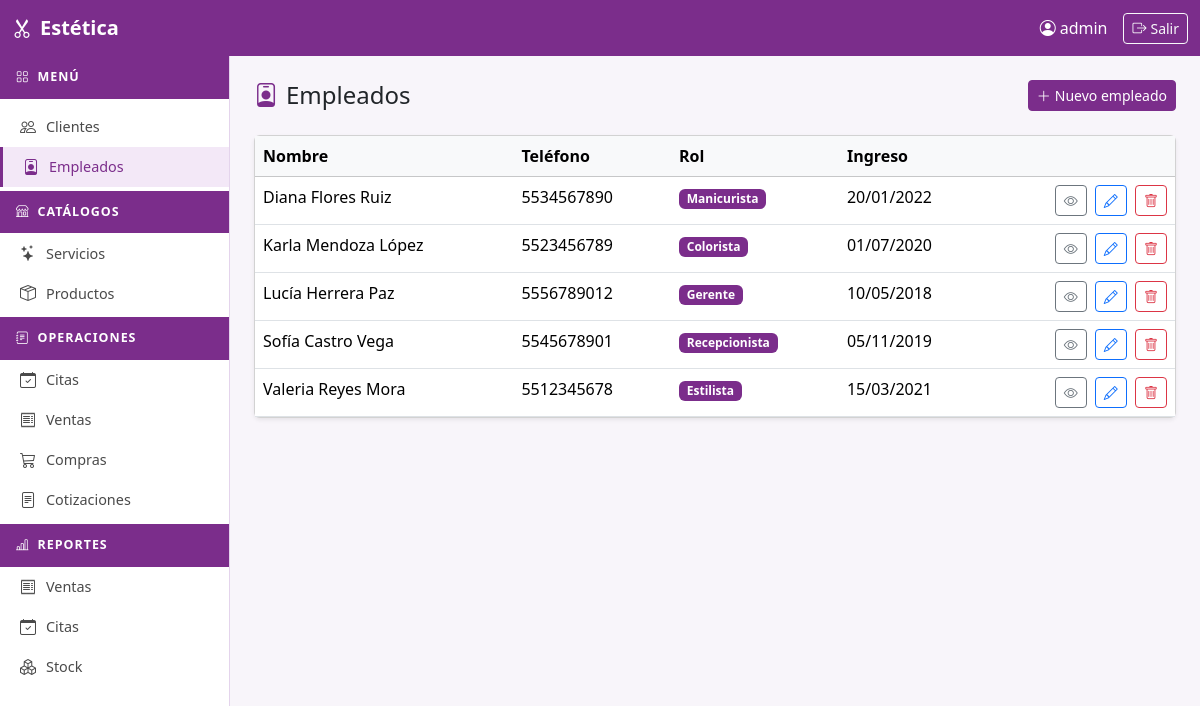
The page /empleados/ (signed in) on the database its author committed.
### apps/empleados/models.py (models this page shows, shortened)
class Empleado(models.Model):
    ROL_CHOICES = [
        ('estilista', 'Estilista'),
        ('colorista', 'Colorista'),
        ('manicurista', 'Manicurista'),
        ('recepcionista', 'Recepcionista'),
        ('gerente', 'Gerente'),
    ]
    nombre = models.CharField(max_length=50)
    telefono = models.CharField(max_length=50)
    rol = models.CharField(max_length=50, choices=ROL_CHOICES)
    fecha_ingreso = models.DateField()
    activo = models.BooleanField(default=True)
    class Meta:
        verbose_name = 'Empleado'
        verbose_name_plural = 'Empleados'
        ordering = ['nombre']

### apps/empleados/views.py (the view)
# urls.py: path('', views.empleado_list, name='list'),
@login_required
def empleado_list(request):
    queryset = Empleado.objects.filter(activo=True)
    paginator = Paginator(queryset, 10)
    page = request.GET.get('page')
    try:
        empleados = paginator.page(page)
    except PageNotAnInteger:
        empleados = paginator.page(1)
    except EmptyPage:
        empleados = paginator.page(paginator.num_pages)
    return render(request, 'empleados/list.html', {'empleados': empleados})

### templates/empleados/list.html (shortened to what this page needs)
{% extends "base.html" %}
{% block content %}
<div class="d-flex justify-content-between align-items-center mb-4">
  <h4 class="mb-0"><i class="bi bi-person-badge me-2" style="color:#7b2d8b"></i>Empleados</h4>
  <a href="{% url 'empleados:create' %}" class="btn btn-primary btn-sm">
    <i class="bi bi-plus-lg me-1"></i>Nuevo empleado
  </a>
</div>
<div class="card shadow-sm">
  <div class="card-body p-0">
    <table class="table table-hover mb-0">
      <thead class="table-light">
        <tr><th>Nombre</th><th>Teléfono</th><th>Rol</th><th>Ingreso</th><th></th></tr>
      </thead>
      <tbody>
        {% for e in empleados %}
        <tr>
          <td>{{ e.nombre }}</td>
          <td>{{ e.telefono }}</td>
          <td><span class="badge" style="background:#7b2d8b">{{ e.get_rol_display }}</span></td>
          <td>{{ e.fecha_ingreso|date:"d/m/Y" }}</td>
          <td class="text-end">
            <a href="{% url 'empleados:detail' e.pk %}" class="btn btn-sm btn-outline-secondary me-1"><i class="bi bi-eye"></i></a>
            <a href="{% url 'empleados:update' e.pk %}" class="btn btn-sm btn-outline-primary me-1"><i class="bi bi-pencil"></i></a>
            <a href="{% url 'empleados:delete' e.pk %}" class="btn btn-sm btn-outline-danger"><i class="bi bi-trash"></i></a>
          </td>
        </tr>
        {% empty %}
        <tr><td colspan="5" class="text-center text-muted py-4">Sin empleados registrados.</td></tr>
        {% endfor %}
      </tbody>
    </table>
  </div>
</div>
{% endblock %}

### templates/base.html (shortened to what this page needs)
<!DOCTYPE html>
<html lang="es">
<head>
  <link rel="stylesheet" href="https://cdn.jsdelivr.net/npm/bootstrap@5.3.3/dist/css/bootstrap.min.css">
  <link rel="stylesheet" href="https://cdn.jsdelivr.net/npm/bootstrap-icons@1.11.3/font/bootstrap-icons.min.css">
</head>
<body>
<nav class="navbar navbar-estetica fixed-top">
  <div class="container-fluid">
    <a class="navbar-brand fw-bold fs-5" href="/">
      <i class="bi bi-scissors me-2"></i>Estética
    </a>
    {% if user.is_authenticated %}
    <div class="d-flex align-items-center gap-3">
      <span class="navbar-text">
        <i class="bi bi-person-circle me-1"></i>{{ user.get_full_name|default:user.username }}
      </span>
      <form method="post" action="/auth/logout/" class="m-0">
        <button type="submit" class="btn btn-sm btn-outline-light">
          <i class="bi bi-box-arrow-right me-1"></i>Salir
        </button>
      </form>
    </div>
    {% endif %}
  </div>
</nav>
{% if user.is_authenticated %}
<nav id="sidebar">
  <div class="sidebar-header"><i class="bi bi-grid me-2"></i>Menú</div>
  <ul class="nav flex-column py-2">
    <li class="nav-item">
      <a class="nav-link {% if request.resolver_match.app_name == 'clientes' %}active{% endif %}"
         href="{% url 'clientes:list' %}">
        <i class="bi bi-people"></i> Clientes
      </a>
    </li>
    <li class="nav-item">
      <a class="nav-link {% if request.resolver_match.app_name == 'empleados' %}active{% endif %}"
         href="{% url 'empleados:list' %}">
        <i class="bi bi-person-badge"></i> Empleados
      </a>
    </li>
    <div class="sidebar-header mt-1"><i class="bi bi-shop me-2"></i>Catálogos</div>
    <li class="nav-item">
      <a class="nav-link {% if 'servicio_list' in request.resolver_match.url_name %}active{% endif %}"
         href="{% url 'servicios:servicio_list' %}">
        <i class="bi bi-stars"></i> Servicios
      </a>
    </li>
    <li class="nav-item">
      <a class="nav-link {% if 'producto_list' in request.resolver_match.url_name %}active{% endif %}"
         href="{% url 'servicios:producto_list' %}">
        <i class="bi bi-box-seam"></i> Productos
      </a>
    </li>
    <div class="sidebar-header mt-1"><i class="bi bi-journal-text me-2"></i>Operaciones</div>
    <li class="nav-item">
      <a class="nav-link {% if 'cita' in request.resolver_match.url_name %}active{% endif %}"
         href="{% url 'operaciones:cita_list' %}">
        <i class="bi bi-calendar-check"></i> Citas
      </a>
    </li>
    <li class="nav-item">
      <a class="nav-link {% if 'venta' in request.resolver_match.url_name %}active{% endif %}"
         href="{% url 'operaciones:venta_list' %}">
        <i class="bi bi-receipt"></i> Ventas
      </a>
    </li>
    <li class="nav-item">
      <a class="nav-link {% if 'compra' in request.resolver_match.url_name %}active{% endif %}"
         href="{% url 'operaciones:compra_list' %}">
        <i class="bi bi-cart3"></i> Compras
      </a>
    </li>
    <li class="nav-item">
      <a class="nav-link {% if 'cotizacion' in request.resolver_match.url_name %}active{% endif %}"
         href="{% url 'operaciones:cotizacion_list' %}">
        <i class="bi bi-file-text"></i> Cotizaciones
      </a>
    </li>
    <div class="sidebar-header mt-1"><i class="bi bi-bar-chart-line me-2"></i>Reportes</div>
    <li class="nav-item">
      <a class="nav-link {% if request.resolver_match.url_name == 'reporte_ventas' %}active{% endif %}"
         href="{% url 'reporte_ventas' %}">
        <i class="bi bi-receipt"></i> Ventas
      </a>
    </li>
    <li class="nav-item">
      <a class="nav-link {% if request.resolver_match.url_name == 'reporte_citas' %}active{% endif %}"
         href="{% url 'reporte_citas' %}">
        <i class="bi bi-calendar-check"></i> Citas
      </a>
    </li>
    <li class="nav-item">
      <a class="nav-link {% if request.resolver_match.url_name == 'reporte_stock' %}active{% endif %}"
         href="{% url 'reporte_stock' %}">
        <i class="bi bi-boxes"></i> Stock
      </a>
    </li>
  </ul>
</nav>
{% endif %}
<main id="main-content">
  {% block content %}{% endblock %}
</main>
</body>
</html>

### templates/base.html (style rules this page uses)
:root { --color-primary: #7b2d8b; --color-primary-dark: #5e2069; --color-primary-light: #a94bb8; }
body { background-color: #f8f5fa; }
.navbar-estetica { background-color: var(--color-primary); }
.navbar-estetica .navbar-brand, .navbar-estetica .nav-link, .navbar-estetica .navbar-text { color: #fff !important; }
#sidebar { width: 230px; min-height: calc(100vh - 56px); background-color: #fff; border-right: 1px solid #e4d4ec; position: fixed; top: 56px; left: 0; overflow-y: auto; z-index: 100; }
#sidebar .sidebar-header { background-color: var(--color-primary); color: #fff; padding: 12px 16px; font-size: 0.78rem; text-transform: uppercase; letter-spacing: 0.08em; font-weight: 600; }
#sidebar .nav-link { color: #4a4a4a; padding: 8px 20px; font-size: 0.9rem; border-radius: 0; display: flex; align-items: center; gap: 10px; }
#sidebar .nav-link:hover, #sidebar .nav-link.active { background-color: #f3e8f7; color: var(--color-primary); border-left: 3px solid var(--color-primary); }
#sidebar .nav-link i { font-size: 1rem; }
#main-content { margin-left: 230px; margin-top: 56px; padding: 24px; min-height: calc(100vh - 56px); }
.btn-primary { background-color: var(--color-primary); border-color: var(--color-primary); }

### rows shown on the page
Empleado: nombre "Diana Flores Ruiz", telefono "5534567890", rol "Manicurista", fecha_ingreso "20/01/2022"
Empleado: nombre "Karla Mendoza López", telefono "5523456789", rol "Colorista", fecha_ingreso "01/07/2020"
Empleado: nombre "Lucía Herrera Paz", telefono "5556789012", rol "Gerente", fecha_ingreso "10/05/2018"
Empleado: nombre "Sofía Castro Vega", telefono "5545678901", rol "Recepcionista", fecha_ingreso "05/11/2019"
Empleado: nombre "Valeria Reyes Mora", telefono "5512345678", rol "Estilista", fecha_ingreso "15/03/2021"

### other values the page prints
{{ user.get_full_name|default:user.username }} "admin"
